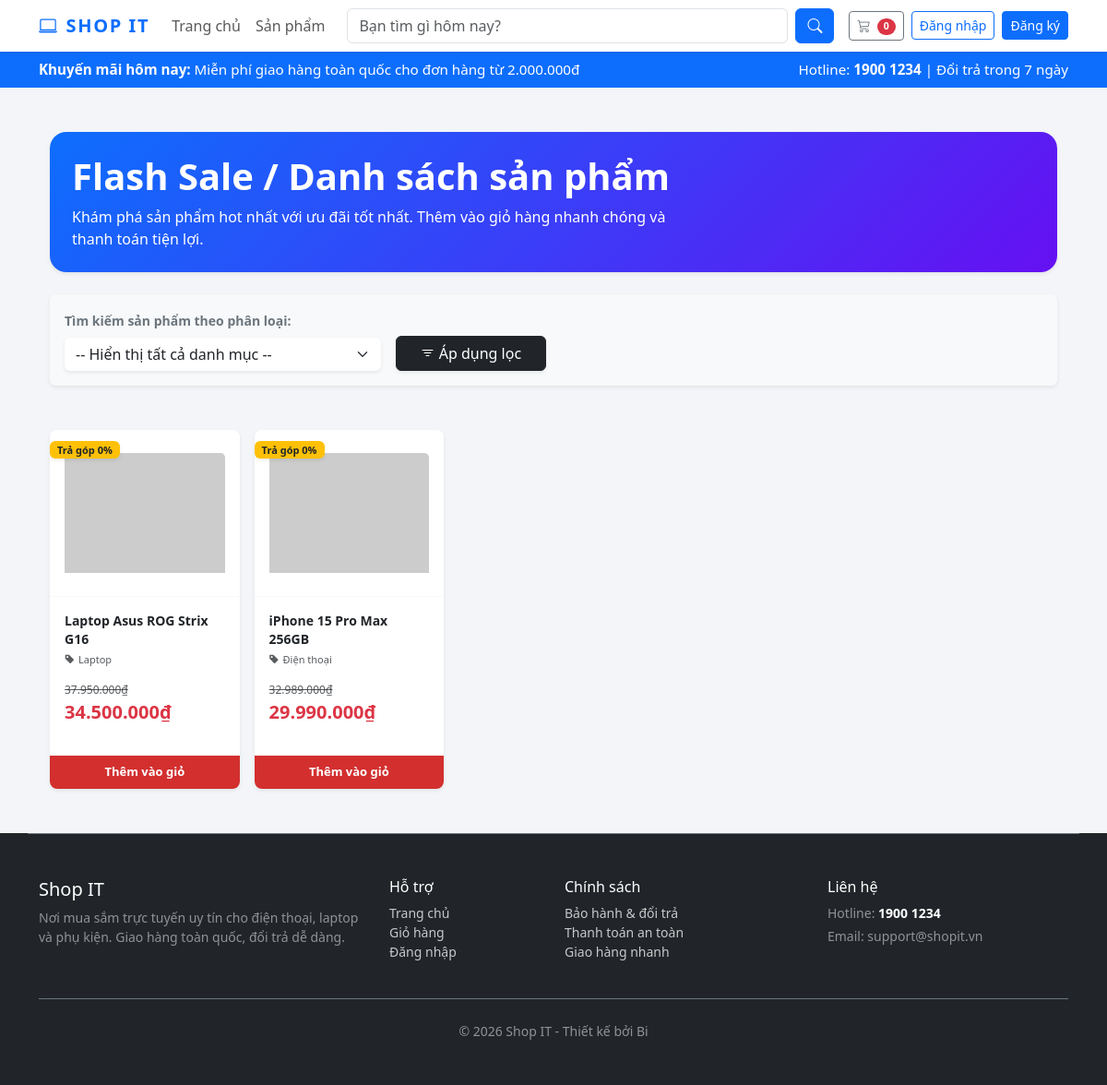
The page / on the database its author committed.
### tables this page shows
CREATE TABLE IF NOT EXISTS `product` (
  `id` int NOT NULL AUTO_INCREMENT,
  `name` varchar(100) NOT NULL,
  `description` text,
  `price` decimal(10,2) NOT NULL DEFAULT '0.00',
  `image` varchar(255) DEFAULT NULL,
  `category_id` int DEFAULT NULL,
  PRIMARY KEY (`id`),
  KEY `category_id` (`category_id`),
  CONSTRAINT `product_ibfk_1` FOREIGN KEY (`category_id`) REFERENCES `category` (`id`) ON DELETE SET NULL
);

CREATE TABLE IF NOT EXISTS `category` (
  `id` int NOT NULL AUTO_INCREMENT,
  `name` varchar(100) NOT NULL,
  `description` text,
  PRIMARY KEY (`id`)
);

### app/controllers/ProductController.php (called while the page is built, shortened)
<?php
require_once(BASE_PATH . '/app/config/database.php');
require_once(BASE_PATH . '/app/models/ProductModel.php');
require_once(BASE_PATH . '/app/helpers/SessionHelper.php');
class ProductController
{
    private $productModel;
    public function __construct()
    {
        $this->db = (new Database())->getConnection();
        $this->productModel = new ProductModel($this->db);
    }
    public function index()
    {
       $category_id = $_GET['category_id'] ?? null;
    $products = $this->productModel->getProducts($category_id);
    include BASE_PATH . '/app/views/product/list.php';
    }
}

### index.php (called while the page is built, shortened)
<?php
$url = $_GET['url'] ?? '';
$url = rtrim($url, '/');
$url = filter_var($url, FILTER_SANITIZE_URL);
$url = explode('/', $url);
$action = (!empty($url[1])) ? $url[1] : 'index';
$controller = new $controllerName();
call_user_func_array([$controller, $action], array_slice($url, 2));

### app/helpers/SessionHelper.php (called while the page is built, shortened)
<?php
class SessionHelper {
    public static function isLoggedIn() {
        return isset($_SESSION['username']);
    }
}

### app/config/database.php (called while the page is built, shortened)
<?php
class Database {
    private $host = "localhost";
    private $db_name = "my_store";
    private $username = "root";
    private $password = "";
    public function getConnection() {
        $this->conn = null;
        try {
            $this->conn = new PDO("mysql:host=" . $this->host . ";dbname=" . $this->db_name, $this->username, $this->password);
            $this->conn->exec("set names utf8");
        } catch(PDOException $exception) {
            echo "Connection error: " . $exception->getMessage();
        }
        return $this->conn;
    }
}

### app/models/ProductModel.php (called while the page is built, shortened)
<?php
class ProductModel
{
    private $conn;
    private $table_name = "product";
    public function __construct($db)
    {
        $this->conn = $db;
    }
    public function getProducts($category_id = null)
    {
        $query = "SELECT p.id, p.name, p.description, p.price, p.image, c.name as category_name
                  FROM " . $this->table_name . " p
                  LEFT JOIN category c ON p.category_id = c.id";
        $query .= " ORDER BY p.id DESC";
        $stmt = $this->conn->prepare($query);
        $stmt->execute();
        return $stmt->fetchAll(PDO::FETCH_OBJ);
    }
}
?>

### app/views/product/list.php (the view, shortened to what this page needs)
<?php include BASE_PATH . '/app/views/shares/header.php'; ?>
<div class="container my-5">
    <div class="hero-banner p-4 mb-4 shadow-sm">
        <div class="row align-items-center">
            <div class="col-md-8">
                <?php if (isset($_GET['keyword']) && $_GET['keyword'] !== ''): ?>
                    <h1 class="fw-bold mb-2">Kết quả tìm kiếm cho: "<?php echo htmlspecialchars($_GET['keyword'], ENT_QUOTES, 'UTF-8'); ?>"</h1>
                <?php else: ?>
                    <h1 class="fw-bold mb-2">Flash Sale / Danh sách sản phẩm</h1>
                <?php endif; ?>
                <p class="mb-0 text-white-75">Khám phá sản phẩm hot nhất với ưu đãi tốt nhất. Thêm vào giỏ hàng nhanh chóng và thanh toán tiện lợi.</p>
            </div>
        </div>
    </div>
    <div class="card mb-5 border-0 shadow-sm bg-light">
        <div class="card-body p-3">
            <form method="GET" action="/Product" class="row g-3 align-items-center">
                <div class="col-md-4 col-sm-8">
                    <label for="category_id" class="form-label fw-bold text-secondary small">Tìm kiếm sản phẩm theo phân loại:</label>
                    <select name="category_id" id="category_id" class="form-select border-0 shadow-sm" onchange="this.form.submit()">
                        <option value="">-- Hiển thị tất cả danh mục --</option>
                    </select>
                </div>
                <div class="col-md-2 col-sm-4 align-self-end">
                    <button type="submit" class="btn btn-dark w-100 shadow-sm">
                        <i class="bi bi-filter"></i> Áp dụng lọc
                    </button>
                </div>
            </form>
        </div>
    </div>
    <?php if (!empty($products)): ?>
        <div class="row row-cols-1 row-cols-md-3 row-cols-lg-5 g-3"> <?php foreach ($products as $product): ?>
                <div class="col">
                    <div class="card h-100 shadow-sm border border-light position-relative product-card bg-white rounded-3 overflow-hidden d-flex flex-column">
                        <span class="position-absolute badge bg-warning text-dark px-2 py-1 rounded-end shadow-sm" style="top: 12px; left: 0; z-index: 2; font-size: 11px; font-weight: bold;">
                            Trả góp 0%
                        </span>
                        <div class="product-card-img-container p-3 d-flex align-items-center justify-content-center bg-white" style="height: 180px;">
                            <?php
                                $productImage = $product->image ?? '';
                                $imagePath = $productImage && file_exists(BASE_PATH . '/' . ltrim($productImage, '/'))
                                    ? '/' . ltrim($productImage, '/')
                                    : 'https://via.placeholder.com/400x300?text=No+Image';
                            ?>
                            <img src="<?php echo $imagePath; ?>" class="card-img-top product-card-img" alt="<?php echo htmlspecialchars($product->name, ENT_QUOTES, 'UTF-8'); ?>" style="object-fit: contain; max-height: 100%; max-width: 100%;">
                        </div>
                        <div class="card-body p-3 d-flex flex-column flex-grow-1 border-top border-light">
                            <h5 class="card-title mb-1" style="font-size: 14px; line-height: 20px; height: 40px; display: -webkit-box; -webkit-line-clamp: 2; -webkit-box-orient: vertical; overflow: hidden;">
                                <a href="/Product/show/<?php echo $product->id; ?>" class="text-decoration-none text-dark fw-bold">
                                    <?php echo htmlspecialchars($product->name, ENT_QUOTES, 'UTF-8'); ?>
                                </a>
                            </h5>
                            <p class="text-muted mb-3" style="font-size: 11px;"><i class="bi bi-tag-fill me-1"></i><?php echo htmlspecialchars($product->category_name ?? 'Chưa phân loại', ENT_QUOTES, 'UTF-8'); ?></p>
                            <div class="mt-auto mb-2">
                                <p class="text-muted text-decoration-line-through small mb-0" style="font-size: 12px;">
                                    <?php echo number_format($product->price * 1.1, 0, ',', '.'); ?>₫
                                </p>
                                <p class="fw-bold text-danger fs-5 mb-0" style="font-family: 'Segoe UI', Tahoma, Geneva, Verdana, sans-serif;">
                                    <?php echo number_format($product->price, 0, ',', '.'); ?>₫
                                </p>
                            </div>
                        </div>
                        <a href="/Product/addToCart/<?php echo $product->id; ?>" class="btn btn-danger w-100 btn-add-cart rounded-0 py-2 fw-bold" style="font-size: 13px; background-color: #d32f2f; border: none;">
                            Thêm vào giỏ
                        </a>
                    </div>
                </div>
            <?php endforeach; ?>
        </div>
    <?php endif; ?>
</div>
<?php include BASE_PATH . '/app/views/shares/footer.php'; ?>

### app/views/shares/header.php (shortened to what this page needs)
<!DOCTYPE html>
<html lang="vi">
<head>
    <link href="https://cdn.jsdelivr.net/npm/bootstrap-icons@1.11.0/font/bootstrap-icons.css" rel="stylesheet">
    <link href="https://cdn.jsdelivr.net/npm/bootstrap@5.3.0/dist/css/bootstrap.min.css" rel="stylesheet">
    </head>
<body>
    <nav class="navbar navbar-expand-lg navbar-light bg-white sticky-top shadow-sm">
        <div class="container">
            <a class="navbar-brand fw-bold text-uppercase text-primary" href="/Product">
                <i class="bi bi-laptop me-2"></i>Shop IT
            </a>
            <div class="collapse navbar-collapse" id="navbarNav">
                <ul class="navbar-nav me-auto mb-2 mb-lg-0">
                    <li class="nav-item"><a class="nav-link" href="/Product">Trang chủ</a></li>
                    <li class="nav-item"><a class="nav-link" href="/Product">Sản phẩm</a></li>
                </ul>
                <form class="d-flex mx-lg-3 flex-grow-1" method="GET" action="/Product/search">
                    <input class="form-control me-2" type="search" name="keyword" value="<?php echo htmlspecialchars($_GET['keyword'] ?? '', ENT_QUOTES, 'UTF-8'); ?>" placeholder="Bạn tìm gì hôm nay?" aria-label="Search">
                    <button class="btn btn-primary" type="submit"><i class="bi bi-search"></i></button>
                </form>
                <div class="d-flex align-items-center gap-2">
                    <a class="btn btn-outline-secondary btn-sm" href="/Product/cart">
                        <i class="bi bi-cart3"></i>
                        <?php
                        $totalItems = 0;
                        ?>
                        <span class="badge bg-danger rounded-pill ms-1"><?php echo $totalItems; ?></span>
                    </a>
                    <?php if (SessionHelper::isLoggedIn()): ?>
                        <?php
                            $displayName = htmlspecialchars($_SESSION['fullname'] ?? $_SESSION['username'] ?? 'Khách', ENT_QUOTES, 'UTF-8');
                            $userRole = $_SESSION['role'] ?? $_SESSION['user_role'] ?? 'user';
                            $roleLabel = $userRole === 'admin' ? 'Admin' : 'Thành viên';
                            $roleClass = $userRole === 'admin' ? 'bg-danger' : 'bg-secondary';
                        ?>
                        <div class="dropdown">
                            <button class="btn btn-light btn-sm dropdown-toggle d-flex align-items-center gap-2" type="button" id="userDropdownMenu" data-bs-toggle="dropdown" aria-expanded="false">
                                <i class="bi bi-person-circle fs-5 text-primary"></i>
                                <span class="small fw-semibold mb-0"><?php echo $displayName; ?></span>
                            </button>
                            <ul class="dropdown-menu dropdown-menu-end rounded-3 shadow mt-2" aria-labelledby="userDropdownMenu">
                                <li class="px-3 py-2 border-bottom">
                                    <div class="d-flex align-items-center gap-2">
                                        <i class="bi bi-person-badge-fill text-primary fs-4"></i>
                                        <div>
                                            <div class="fw-bold"><?php echo $displayName; ?></div>
                                            <span class="badge <?php echo $roleClass; ?> text-white text-uppercase small"><?php echo $roleLabel; ?></span>
                                        </div>
                                    </div>
                                </li>
                                <li><a class="dropdown-item d-flex align-items-center gap-2" href="/Account/profile"><i class="bi bi-person-circle"></i> Tài khoản của tôi</a></li>
                                <li><a class="dropdown-item d-flex align-items-center gap-2" href="/Order/my_orders"><i class="bi bi-card-checklist"></i> Đơn hàng đã đặt</a></li>
                                <?php if ($userRole === 'admin'): ?>
                                    <li><a class="dropdown-item d-flex align-items-center gap-2" href="/admin/index.php"><i class="bi bi-speedometer2"></i> Quản trị hệ thống</a></li>
                                <?php endif; ?>
                                <li><hr class="dropdown-divider"></li>
                                <li><a class="dropdown-item d-flex align-items-center gap-2 text-danger" href="/Account/logout" onclick="return confirm('Bạn có chắc chắn muốn đăng xuất không?');"><i class="bi bi-box-arrow-right"></i> Đăng xuất</a></li>
                            </ul>
                        </div>
                    <?php else: ?>
                        <a href="/Account/login" class="btn btn-outline-primary btn-sm">Đăng nhập</a>
                        <a href="/Account/register" class="btn btn-primary btn-sm">Đăng ký</a>
                    <?php endif; ?>
                </div>
            </div>
        </div>
    </nav>
    <div class="top-alert-bar py-2">
        <div class="container d-flex flex-column flex-md-row justify-content-between align-items-center gap-2">
            <div><strong>Khuyến mãi hôm nay:</strong> Miễn phí giao hàng toàn quốc cho đơn hàng từ 2.000.000đ</div>
            <div>Hotline: <strong>1900 1234</strong> | Đổi trả trong 7 ngày</div>
        </div>
    </div>
    <div class="container mt-4">

### app/views/shares/footer.php (shortened to what this page needs)
</div>
<footer class="bg-dark text-white mt-5">
    <div class="container py-5 border-top border-secondary">
        <div class="row gy-4">
            <div class="col-md-4">
                <h5 class="text-white">Shop IT</h5>
                <p class="text-white-50 small">Nơi mua sắm trực tuyến uy tín cho điện thoại, laptop và phụ kiện. Giao hàng toàn quốc, đổi trả dễ dàng.</p>
            </div>
            <div class="col-md-2 footer-links">
                <h6 class="text-white">Hỗ trợ</h6>
                <ul class="list-unstyled small">
                    <li><a href="/Product">Trang chủ</a></li>
                    <li><a href="/Product/cart">Giỏ hàng</a></li>
                    <li><a href="/Account/login">Đăng nhập</a></li>
                </ul>
            </div>
            <div class="col-md-3 footer-links">
                <h6 class="text-white">Chính sách</h6>
                <ul class="list-unstyled small">
                    <li><a href="#">Bảo hành & đổi trả</a></li>
                    <li><a href="#">Thanh toán an toàn</a></li>
                    <li><a href="#">Giao hàng nhanh</a></li>
                </ul>
            </div>
            <div class="col-md-3 footer-links">
                <h6 class="text-white">Liên hệ</h6>
                <p class="small text-white-50 mb-1">Hotline: <strong class="text-white">1900 1234</strong></p>
                <p class="small text-white-50 mb-0">Email: support@shopit.vn</p>
            </div>
        </div>
        <div class="text-center pt-4 border-top border-secondary mt-4">
            <p class="mb-0 small text-white-50">© 2026 Shop IT - Thiết kế bởi Bi</p>
        </div>
    </div>
</footer>
</body>
</html>

### app/views/shares/header.php (style rules this page uses)
:root { --site-bg: #f3f5f8; --card-bg: #ffffff; --primary-color: #0d6efd; --secondary-color: #212529; }
body { background-color: var(--site-bg); }
.product-card { transition: all 0.25s ease-in-out; border: none !important; overflow: hidden; border-radius: 18px; box-shadow: 0 12px 28px rgba(15, 23, 42, 0.06); }
.product-card-img-container { height: 220px; overflow: hidden; background-color: #f8fafc; display: flex; align-items: center; justify-content: center; }
.product-card-img { transition: transform 0.35s ease; object-fit: contain; max-height: 100%; width: auto; }
.btn-add-cart { transition: all 0.2s ease; }
.hero-banner { background: linear-gradient(135deg, #0d6efd 0%, #6610f2 100%); color: #ffffff; border-radius: 18px; }
.footer-links a { color: rgba(255, 255, 255, 0.75); text-decoration: none; }
.navbar-brand { letter-spacing: 0.08em; }
.top-alert-bar { background: #0d6efd; color: #fff; font-size: 0.95rem; }

### rows shown on the page
product: name "Laptop Asus ROG Strix G16", category.name "Laptop", $product->price*1.1 "37.950.000", price "34.500.000"
product: name "iPhone 15 Pro Max 256GB", category.name "Điện thoại", $product->price*1.1 "32.989.000", price "29.990.000"

### other values the page prints
$totalItems "0"
